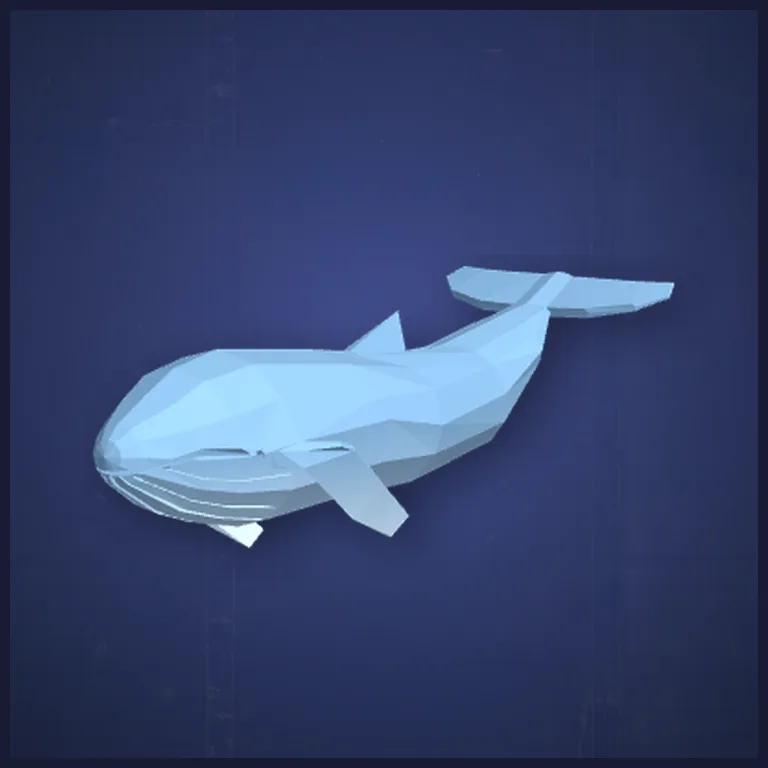
#> input picture games-src/deep-signal/free-art/boss-source.webp, 768 x 768 px, given as the content of the folder src/free-library/../../deep-signal/free-art/boss-source.webp, which was not available
$ python preview_w410b.py ../../deep-signal/free-art/boss-source.webp
#> lines starting #> are read from the running program, lines starting #| are printed output that depends on the picture
import sys, os, glob
sys.path.insert(0, os.path.dirname(__file__))
from PIL import Image
slug = sys.argv[1]; d = '/home/user/spotify_to_ytmusic/games-src/free-library/' + slug
fs = [f for f in sorted(glob.glob(d + '/*.webp')) if not os.path.basename(f).startswith('_')]
n = min(16, len(fs)); step = len(fs) / n
pick = [fs[int(i * step)] for i in range(n)]
C = 240; s = Image.new('RGB', (C * 4, C * 4), (52, 48, 44))
#> after `s = Image.new('RGB', (C * 4, C * 4), (52, 48, 44))`:
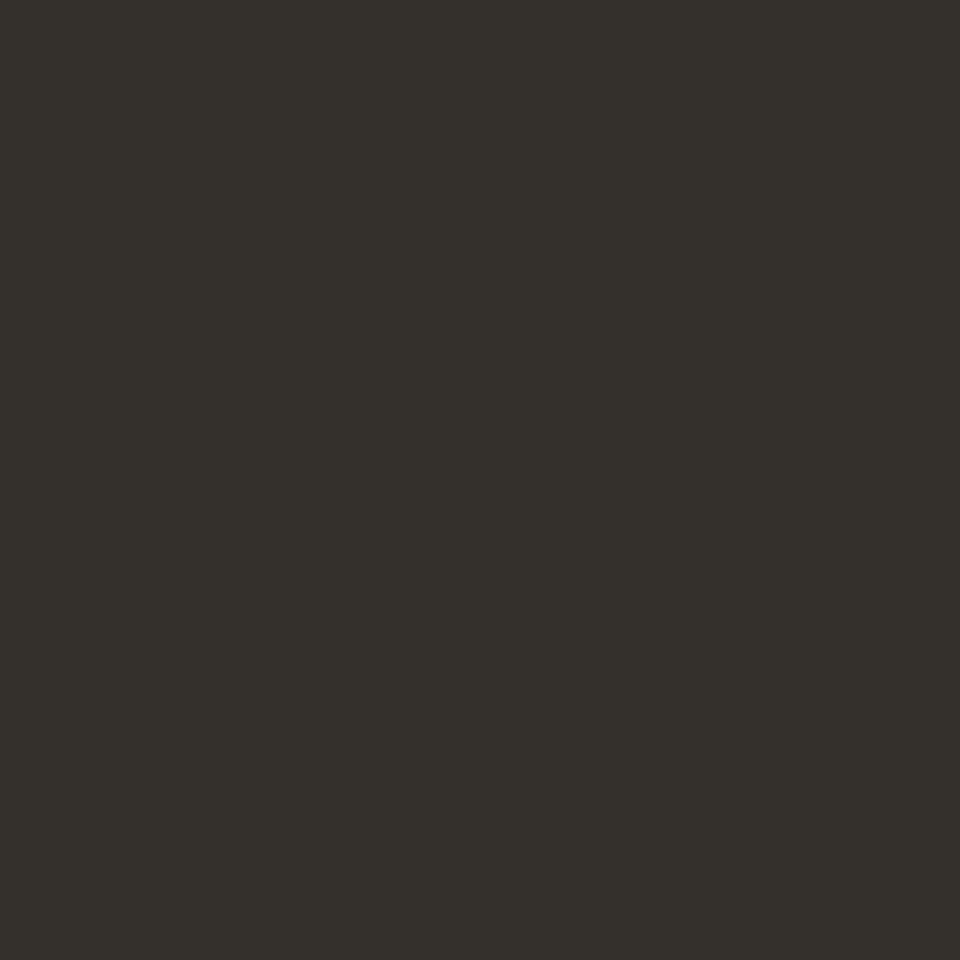
#> s: PIL image 960x960 RGB; mean R, G, B 52, 48, 44
for i, f in enumerate(pick):
    im = Image.open(f).convert('RGBA'); im.thumbnail((C - 8, C - 8))
    bg = Image.new('RGBA', (C, C), (52, 48, 44, 255)); bg.alpha_composite(im, ((C - im.width) // 2, (C - im.height) // 2))
#> after `bg.alpha_composite(im, ((C - im.width) // 2, (C - im.height) // 2))`:
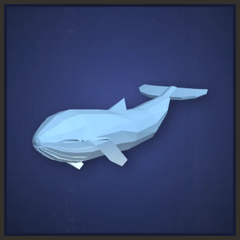
#> bg: PIL image 240x240 RGBA; mean R, G, B, A 54.7, 67.8, 105.4, 255
    s.paste(bg.convert('RGB'), ((i % 4) * C, (i // 4) * C))
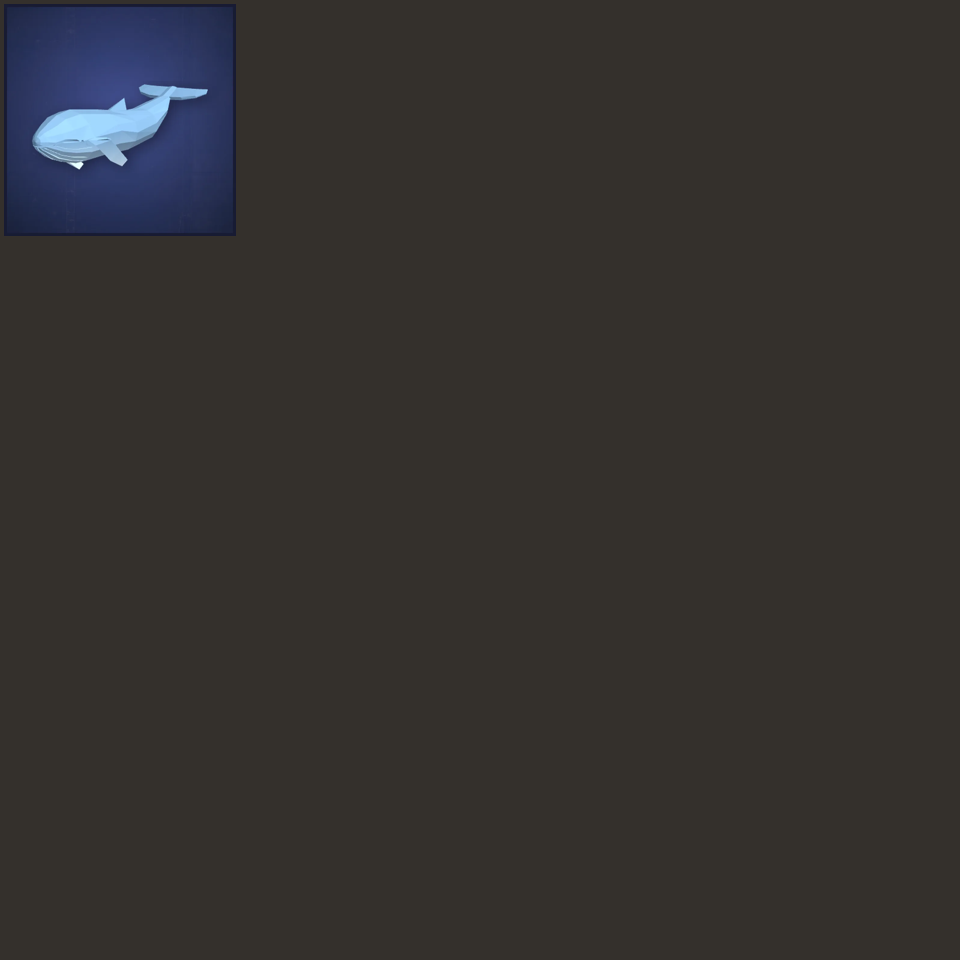
#> s: PIL image 960x960 RGB; mean R, G, B 52.2, 49.2, 47.8
for q in (80, 70, 60, 50):
    s.save(d + '/_preview.webp', 'WEBP', quality=q)
    if os.path.getsize(d + '/_preview.webp') < 300000: break
